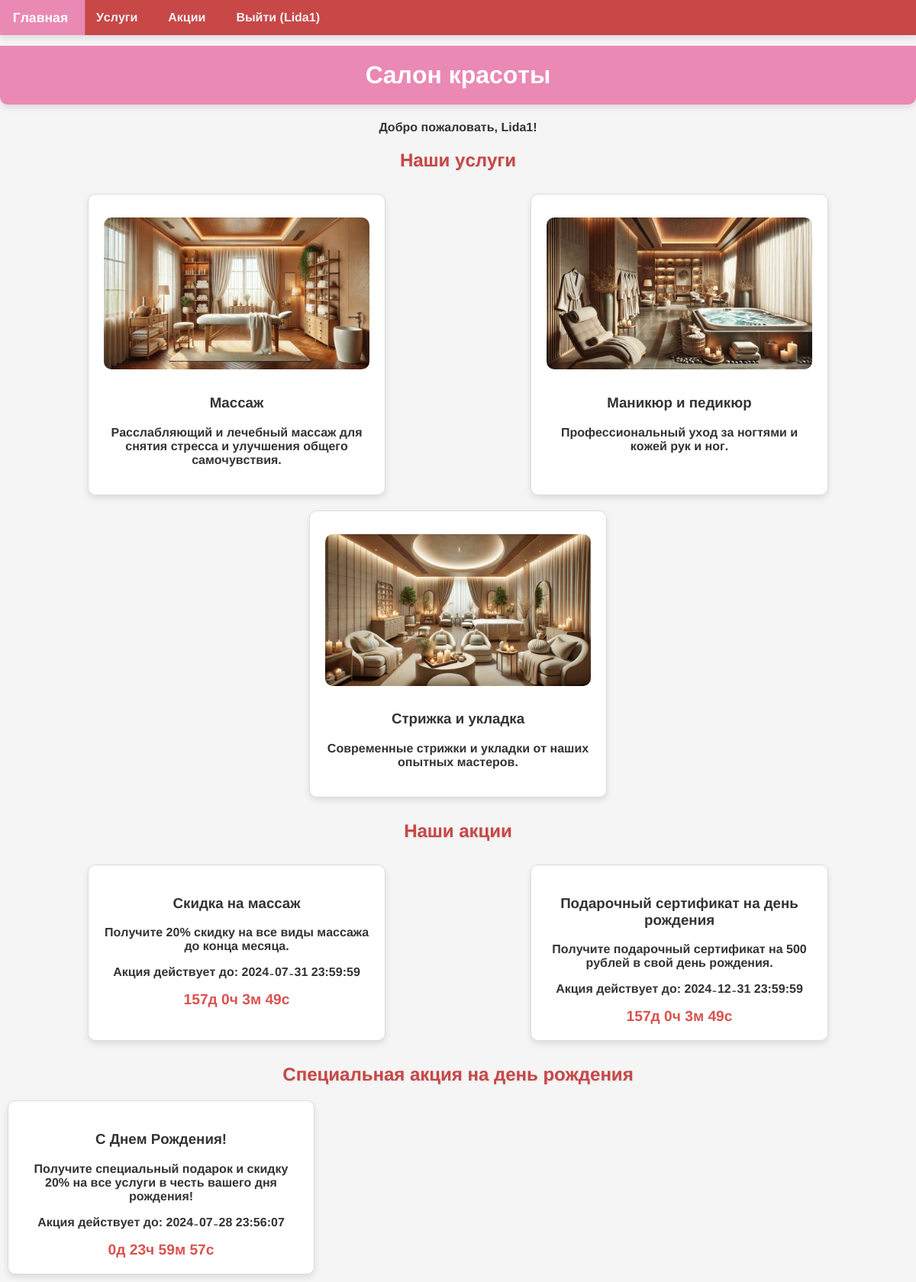
Page /index.php (signed in) on the committed database.
### tables this page shows
CREATE TABLE IF NOT EXISTS `promotions` (
  `id` int NOT NULL AUTO_INCREMENT,
  `title` varchar(100) NOT NULL,
  `description` text,
  `start_date` datetime DEFAULT NULL,
  `end_date` datetime DEFAULT NULL,
  `created_at` timestamp NULL DEFAULT CURRENT_TIMESTAMP,
  PRIMARY KEY (`id`)
);

### auth.php (called while the page is built, shortened)
<?php
function is_logged_in() {
    return isset($_SESSION['user_id']);
}
?>

### index.php (the view, shortened to what this page needs)
<?php
require 'auth.php';
require 'db.php';
$promotions = $conn->query("SELECT * FROM promotions WHERE NOW() BETWEEN start_date AND end_date");
$birthday_promotion = null;
if (is_logged_in()) {
    $user_id = $_SESSION['user_id'];
    $stmt = $conn->prepare("SELECT birth_date FROM users WHERE id = ?");
    $stmt->bind_param("i", $user_id);
    $stmt->execute();
    $stmt->bind_result($birth_date);
    if ($birth_date) {
        $today = date('m-d');
        $birth_date_formatted = date('m-d', strtotime($birth_date));
        if ($today == $birth_date_formatted) {
            $birthday_promotion = [
                'title' => 'С Днем Рождения!',
                'description' => 'Получите специальный подарок и скидку 20% на все услуги в честь вашего дня рождения!',
                'end_date' => date('Y-m-d H:i:s', strtotime('+1 day'))
            ];
        }
    }
}
?>
<!DOCTYPE html>
<html>
<head>
    <link rel="stylesheet" type="text/css" href="style.css">
</head>
<body>
    <div class="navbar">
        <a href="index.php">Главная</a>
        <a href="services.php">Услуги</a>
        <a href="promotions.php">Акции</a>
        <?php if (is_logged_in()): ?>
            <a href="logout.php">Выйти (<?php echo $_SESSION['username']; ?>)</a>
        <?php else: ?>
            <a href="login.php">Войти</a>
            <a href="register.php">Зарегистрироваться</a>
        <?php endif; ?>
    </div>
    <h1>Салон красоты</h1>
    <?php if (is_logged_in()): ?>
        <p>Добро пожаловать, <?php echo $_SESSION['username']; ?>!</p>
    <?php else: ?>
        <p>Вы не авторизованы. <a href="login.php">Войти</a> или <a href="register.php">Зарегистрироваться</a></p>
    <?php endif; ?>
    <h2>Наши услуги</h2>
    <div class="services">
        <div class="service">
            <img src="images/pn.jpg" alt="Услуга 1" class="service-img">
            <h3>Массаж</h3>
            <p>Расслабляющий и лечебный массаж для снятия стресса и улучшения общего самочувствия.</p>
        </div>
        <div class="service">
            <img src="images/pn1.jpg" alt="Услуга 2" class="service-img">
            <h3>Маникюр и педикюр</h3>
            <p>Профессиональный уход за ногтями и кожей рук и ног.</p>
        </div>
        <div class="service">
            <img src="images/pn2.jpg" alt="Услуга 3" class="service-img">
            <h3>Стрижка и укладка</h3>
            <p>Современные стрижки и укладки от наших опытных мастеров.</p>
        </div>
    </div>
    <h2>Наши акции</h2>
    <div class="promotions">
        <?php while ($promo = $promotions->fetch_assoc()): ?>
            <div class="promotion">
                <h3><?php echo $promo['title']; ?></h3>
                <p><?php echo $promo['description']; ?></p>
                <p>Акция действует до: <?php echo $promo['end_date']; ?></p>
                <div id="timer_<?php echo $promo['id']; ?>" class="timer"></div>
            </div>
        <?php endwhile; ?>
    </div>
    <?php if ($birthday_promotion): ?>
        <h2>Специальная акция на день рождения</h2>
        <div class="promotion">
            <h3><?php echo $birthday_promotion['title']; ?></h3>
            <p><?php echo $birthday_promotion['description']; ?></p>
            <p>Акция действует до: <?php echo $birthday_promotion['end_date']; ?></p>
            <div id="birthday_timer" class="timer"></div>
        </div>
    <?php endif; ?>
</body>
</html>

### style.css (style rules this page uses)
body { font-family: 'BB', Arial, sans-serif; background-color: #f5f5f5; color: #333; margin: 0; padding: 0; text-align: center; transition: background-color 0.5s; }
.navbar { overflow: hidden; background-color: #c84747; position: fixed; width: 100%; top: 0; z-index: 1000; box-shadow: 0 4px 8px rgba(0, 0, 0, 0.1); }
.navbar a { float: left; display: block; color: #f2f2f2; text-align: center; padding: 14px 20px; text-decoration: none; transition: background-color 0.3s, transform 0.3s; }
h1 { background-color: #ea89b4; color: white; padding: 20px; margin-top: 60px; border-radius: 0 0 10px 10px; box-shadow: 0 4px 8px rgba(0, 0, 0, 0.1); transition: background-color 0.3s, transform 0.3s; }
h2 { color: #c84747; margin: 20px 0; text-shadow: 1px 1px 2px rgba(0, 0, 0, 0.1); transition: color 0.3s, transform 0.3s; }
img { width: 100%; height: auto; margin: 10px 0; border-radius: 10px; transition: transform 0.3s, box-shadow 0.3s; }
.services, .promotions { display: flex; justify-content: space-around; flex-wrap: wrap; margin: 20px 0; padding: 0 20px; }
.service, .promotion { border: 1px solid #ddd; padding: 20px; background-color: #fff; margin: 10px; width: 30%; border-radius: 10px; box-shadow: 0 4px 8px rgba(0, 0, 0, 0.1); transition: transform 0.3s, box-shadow 0.3s; transform-style: preserve-3d; }
.timer { font-weight: bold; color: #d9534f; font-size: 1.2em; }

### rows in the picture
promotions: title "Скидка на массаж", description "Получите 20% скидку на все виды массажа до конца месяца.", end_date "2024-07-31 23:59:59"
promotions: title "Подарочный сертификат на день рождения", description "Получите подарочный сертификат на 500 рублей в свой день рождения.", end_date "2024-12-31 23:59:59"

### other values in the picture
$_SESSION['username'] "Lida1"
$birthday_promotion['title'] "С Днем Рождения!"
$birthday_promotion['description'] "Получите специальный подарок и скидку 20% на все услуги в честь вашего дня рождения!"
$birthday_promotion['end_date'] "2024-07-28 23:56:07"
